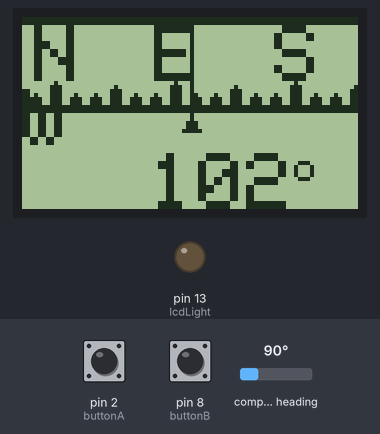
The sketch below on a simulated Arduino Uno, built with avr-gcc and run on an emulated ATmega328P. On the bench: 84×48 one-colour display, output pins drawn as LEDs (lit = HIGH). The inputs (shaded band) are chosen by the test bench; at power-on: compass heading 90°, pin 2 (buttonA) HIGH, pin 8 (buttonB) HIGH.

Above: at 7.2 s.
7.3 s: compass heading set to 7°
At 8.5 s:
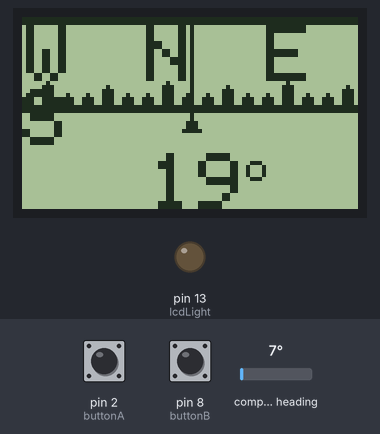
9.1 s: compass heading set to 180°
At 10.3 s:
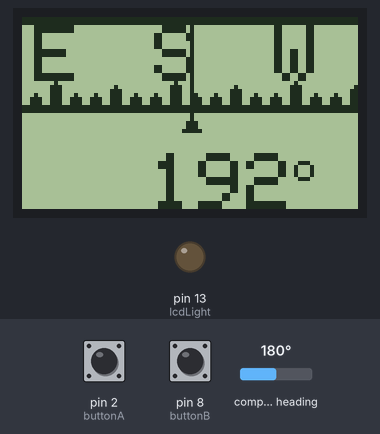
10.6 s: compass heading set to 269°
At 11.4 s:
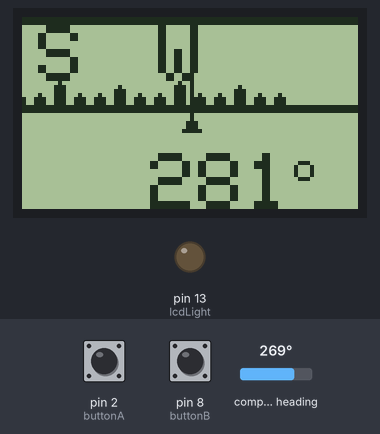
Timing chart, 0 to 13.6 s (numbered marks = the images above; inputs shaded):
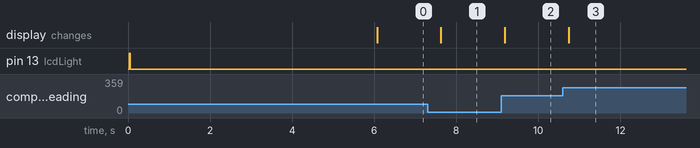

Measured:
- after the input at 7.3 s, the display: changes after 0.33 s (image 1)
- after the input at 9.1 s, the display: changes after 0.09 s (image 2)
- after the input at 10.6 s, the display: changes after 0.14 s (image 3)

The sketch:

arduino_compass.ino
```cpp
/*           Ardumotive Project Corner
   Arduino digital magnetic Compass with two display modes
   using 3-Axis Digital Compass IC HMC5883L board
   Code,libraries,circuit and more info here: http://bit.ly/1CqSsMF
   Dev. Vasilakis Michalis / Ver. 1.0 / Date:17/3/2015      */

//Include libraries
#include <SPI.h>
#include <Wire.h>
#include <Button.h>
#include <Adafruit_GFX.h>
#include <Adafruit_PCD8544.h>
#include <Adafruit_HMC5883_U.h>
#include <Adafruit_Sensor.h>

//Init Display (SCLK, DIN, D/C, CS, RST)
Adafruit_PCD8544 display = Adafruit_PCD8544(7, 6, 5, 4, 3);
//Init HMC5883L sensor
Adafruit_HMC5883_Unified compass = Adafruit_HMC5883_Unified(12345);

//Constants
const int lcdLight = 13; //BL pin of LCD to arduino pin 13 (BL = Back Light)
Button buttonA = Button(2,PULLUP); //Button to turn on/off display light
Button buttonB = Button(8,PULLUP); //Button for changing display mode
// For 1st display mode:
static unsigned char Leters[] = { 'N' , 'E' , 'S' , 'W' };
static unsigned char PROGMEM arrow_bmp[] ={B00100000, B00100000, B01110000, B01110000, B11111000,};
// For 2nd display mode:
int r = 24; // radius of compass rose
int x0= 60; // x-origin
int y0= 24; // y-origin

//Variables
int flag=0;//Store buttonA condition 0:1st display mode / 1: 2nd display mode
int i=1;   //Store buttonB condition 1: light on / 0: light off

void setup() {
  pinMode(lcdLight, OUTPUT); // lcd led
  compass.begin();
  Wire.begin();
  display.begin();
  display.setContrast(60);
  //Print a welcome message in startup for 6sec.//////////
  digitalWrite(lcdLight,HIGH);
  display.clearDisplay();   // clears the screen and buffer
  display.setTextColor(BLACK);
  display.setCursor(0,2);
  display.print("  ARDUMOTIVE  ");
  display.setCursor(0,13);
  display.print(" ArduinoBased ");
  display.setCursor(0,23);
  display.print(" compassn.Compass ");
  display.setCursor(0,33);
  display.print(" Michalis Vas.");
  display.display(); // show splashscreen
  digitalWrite(lcdLight,LOW);
  delay(6000);
  /////////////////////////////////////////////////////////
  display.clearDisplay();   // clears the screen and buffer
}

void loop() {

  //if buttonB is pressed, 'flag' will change between 0 and 1
    if(buttonB.isPressed()){
      delay(100);//small delay
    if(flag==0){ flag=1; }
    else{ flag=0; }
  }
  //if buttonA is pressed, 'i' will change between 0 and 1
  if(buttonA.isPressed()){
    if(i==0){ i=1; }
    else{ i=0; }
  }
  //if i is equal with 0, set display light on, else set display light off
    if (i==0){
	digitalWrite(lcdLight,HIGH);}
    else{
	digitalWrite(lcdLight,LOW);
   }
  //Reading and calculate degrees:   /////////////////////////////////////
  //Get new sensor value every time that loop starting again
  sensors_event_t event;
  compass.getEvent(&event);
  //Variable heading stores value in radians
  float heading = atan2(event.magnetic.y, event.magnetic.x);

  // Once you have your heading, you must then add your 'Declination Angle', which is the 'Error' of the compassnetic field in your location.
  // Find yours here: http://www.compassnetic-declination.com/
  // Mine is: -13* 2' W, which is ~13 Degrees, or (which we need) 0.22 radians
  float declinationAngle = 0.22;  //<--Change 0.22 with yours. If you can't find your declination juct delete those lines ;)
  heading += declinationAngle;
  // Correct for when signs are reversed.
  if(heading < 0)   heading += 2*PI;
  // Check for wrap due to addition of declination.
  if(heading > 2*PI)heading -= 2*PI;
  // Convert radians to degrees for readability.
  float headingDegrees = heading * 180/M_PI;
  //Convert float to int
  int angle=(int)headingDegrees;
  //////////////////////////////////////////////////////////////////////////

  display.clearDisplay(); // Just in case...

  //if flag is equal with 0 - 1st Display Mode
  if (flag==0){
  DrawRow(angle); //call DrawRow function
  display.drawBitmap(40, 24,  arrow_bmp, 5, 5, 1);
  display.drawLine(42, 0, 42, 24, BLACK);
  display.setCursor(32,34);
  display.print(angle);
  display.setTextSize(1);
  display.print("o");
  display.display();
  delay(500); //print new value every 0.5sec
  }

  //if flag is equal with 1 - 2nd Display Mode
  if (flag==1){
  // Calculation of compass needle on lcd pointing to the direction
  DrawCircle(angle); //call DrawCircle function
  // Display actual heading
  display.setTextSize(2);
  display.setTextColor(BLACK);
  display.setCursor(0,0);
  display.println(angle);

  display.setTextSize(1);
  display.setTextColor(BLACK);
  display.setCursor(x0-2,0);
  display.println("N");

  display.setTextSize(1);
  display.setTextColor(BLACK);
  display.setCursor((x0+r)-5,y0-3);
  display.println("E");

  display.setTextSize(1);
  display.setTextColor(BLACK);
  display.setCursor(x0-2,y0+r-8);
  display.println("S");

  display.setTextSize(1);
  display.setTextColor(BLACK);
  display.setCursor((x0-r)+5,y0-3);
  display.println("W");

  // Triangle for direction
  display.drawTriangle(0, 46, 20, 46, 10, 18, BLACK);
  display.fillTriangle (0, 46, 20, 46, 10, 18, BLACK);
  display.display();
  delay(500); //print new value every 0.5sec
  }
}/// end of program

////////////      Functions    ////////////

//Draw rows and print letters to display - 1st Display Mode
void DrawRow(int angle) {

  display.drawLine(0, 0, 84, 0, BLACK);
  display.drawLine(0, 1, 84, 1, BLACK);

  display.drawLine(0, 22, 91, 22, BLACK);
  display.drawLine(0, 23, 95, 23, BLACK);

  display.setTextSize(2);
  display.setTextColor(BLACK);

  int start = 42 - angle / 3 ;
  if (start > 120) start += -120 ;

  int x = 0 ;
  int y = 18 ;
  for (int i=0; i<4; i++) {
      x = start + (i*30) -1;
      if (x>119) x += -120;
      display.drawPixel(x+1, y-2, 1);
      display.drawPixel(x, y, 1);
      display.drawPixel(x+1, y, 1);
      display.drawPixel(x+2, y, 1);
      display.drawPixel(x, y-1, 1);
      display.drawPixel(x+1, y-1, 1);
      display.drawPixel(x+2, y-1, 1);
      display.setCursor((x-4),(y-16));
      display.write(Leters[i]);
   }
  for (int i=0; i<24; i++) {
      x = start + (i*5) -1;
      if (x>119) x += -120;
      display.drawPixel(x+1, y+1, 1);
      display.drawPixel(x, y+2, 1);
      display.drawPixel(x+1, y+2, 1);
      display.drawPixel(x+2, y+2, 1);
      display.drawPixel(x, y+3, 1);
      display.drawPixel(x+1, y+3, 1);
      display.drawPixel(x+2, y+3, 1);
   };

  for (int i=0; i<8; i++) {
      x = start + (i*15)-1;
      if (x>119) x += -120;
      display.drawPixel(x+1, y-1, 1);

      display.drawPixel(x, y, 1);
      display.drawPixel(x+1, y, 1);
      display.drawPixel(x+2, y, 1);
      display.drawPixel(x, y+1, 1);
      display.drawPixel(x+1, y+1, 1);
      display.drawPixel(x+2, y+1, 1);

   };
}

////Draw circle and print letters to display - 1st Display Mode
void DrawCircle(int angle) {
  if (angle >= 0 && angle <=45) {    // 0-45 degrees
    int angle = angle/2;
    display.drawLine(x0, y0, x0+angle, y0-r, BLACK);
  }
  else if (angle >45 && angle <=90) {// 46-90 degrees
    int angle = (angle-44)/2 ;
    display.drawLine(x0, y0, x0+r, (y0-r)+angle, BLACK);
  }
  else if (angle >90 && angle <=135) {// 91-135 degrees
    int angle = (angle-90)/2;
    display.drawLine(x0, y0, x0+r, y0+angle, BLACK);
  }
  else if (angle >135 && angle <=180){// 136-180 degrees
    int angle = (angle-134)/2;
    display.drawLine(x0, y0, (x0+r)-angle, y0+r, BLACK);
  }
  else if (angle >180 && angle <=225){// 181-225 degrees
    int angle = (angle-178)/2;
    display.drawLine(x0, y0, x0-angle, y0+r, BLACK);
  }
  else if (angle >225 && angle <=270){// 226-270 degrees
    int angle = (angle-222)/2;
    display.drawLine(x0, y0, x0-r, (y0+r)-angle, BLACK);
  }
  else if (angle >270 && angle <=315){// 271-315 degrees
    int angle = (angle-270)/2;
    display.drawLine(x0, y0, x0-r, y0-angle, BLACK);
  }
  else if (angle >315 && angle <=360){// 316-360 degrees
    int angle = (angle-312)/2;
    display.drawLine(x0, y0, (x0-r)+angle, y0-r, BLACK);
  }
}
```
